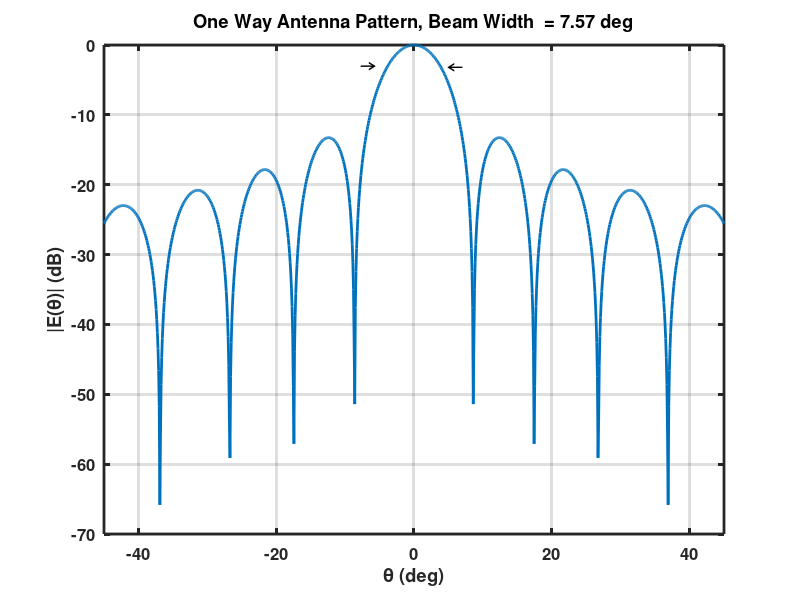
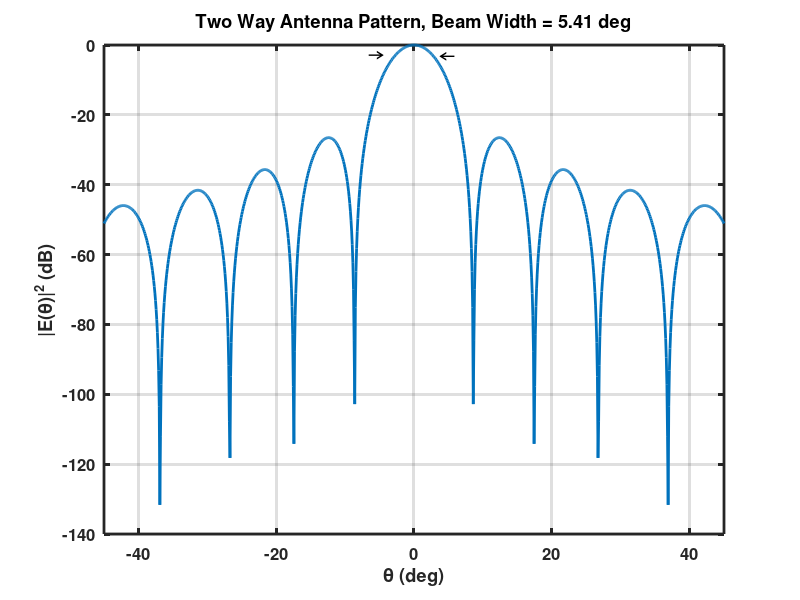

These charts were generated, in order, by the following MATLAB code:
function generateAntennaPatternPlots(varargin)
%generateAntennaPatternPlots(varargin)
saveFigs = 0;

if(nargin == 1)
    saveFigs = varargin{1};
end

f = 10e9;
lambda = 3e8/f;


D = 0.2;%7.5*lambda;
r = 10000;
l = lambda;
theta = linspace(-pi/4,pi/4,1000);

E = sin(pi*D/lambda.*sin(theta))./(pi*D/lambda*sin(theta));
Edb = 20*log10(abs(E));

ind1 = find(Edb >= -3,1);
ind2 = find(Edb(ind1+1:end) <= -3, 1) + ind1;

bw = abs(theta(ind2) - theta(ind1))*180/pi;

h(1) = figure;
plot(theta*180/pi,Edb,'LineWidth',2);
xlabel('\theta (deg)')
ylabel('|E(\theta)| (dB)')
grid on
text(theta(ind1)*180/pi - 4,Edb(ind1),'\rightarrow','FontSize',12,'FontWeight','bold')
text(theta(ind2)*180/pi + 1,Edb(ind2),'\leftarrow','FontSize',12,'FontWeight','bold')
tstring = sprintf('One Way Antenna Pattern, Beam Width  = %0.2f deg',bw);
title(tstring)

set(gca,'LineWidth',2)
set(gca,'FontSize',12)
set(gca,'FontWeight','bold')
xlim([-45 45])
%%
E2 = E.*E;
E2db = 20*log10(abs(E2));

ind3 = find(E2db >= -3,1);
ind4 = find(E2db(ind3+1:end) <= -3, 1) + ind3;

bw2 = abs(theta(ind4) - theta(ind3))*180/pi;

h(2) = figure;
plot(theta*180/pi,E2db,'LineWidth',2);
xlabel('\theta (deg)')
ylabel('|E(\theta)|^2 (dB)')
grid on
text(theta(ind3)*180/pi - 4,E2db(ind3),'\rightarrow','FontSize',12,'FontWeight','bold')
text(theta(ind4)*180/pi + 1,E2db(ind4),'\leftarrow','FontSize',12,'FontWeight','bold')
tstring = sprintf('Two Way Antenna Pattern, Beam Width = %0.2f deg',bw2);
title(tstring)

set(gca,'LineWidth',2)
set(gca,'FontSize',12)
set(gca,'FontWeight','bold')
xlim([-45 45])
%%

if(saveFigs == 1)
    saveas(h(1),'sinc_antenna_pattern_one_way.png','png')
    saveas(h(2),'sinc_antenna_pattern_two_way.png','png')
end